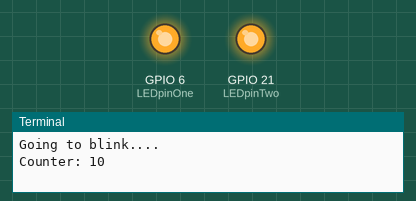
This program was run on a simulated Raspberry Pi (BCM pin numbers). Parts: output pins drawn as LEDs (lit = HIGH), the last lines printed to the terminal. At 90.0 s the program stops and its outputs stay as they are.

Above: at 0.1 s.
At 90.1 s:
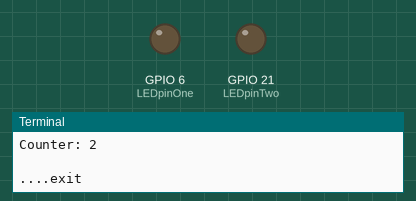
Timing chart, 0 to 91.5 s (numbered marks = the images above):
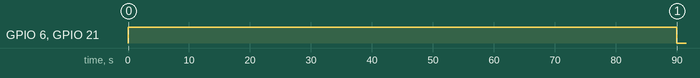

The program:

led-test.py
```python
#!/usr/bin/python
import sys
import time
import traceback
#from GPIOEmulator.EmulatorGUI import GPIO	# imports the GPIO emulator, for testing only
import RPi.GPIO as GPIO			# imports the Rasp GPIOEmulatorIO module (General Purpose Input/Output)

LEDpinOne = 6
LEDpinTwo = 21
print("Starting the LED test")

def setupGPIO():
	try:
		#GPIO.setmode(GPIO.BOARD) 		# sets input to unified board pin numbers
		GPIO.setmode(GPIO.BCM)			# sets input to chip numbers, can differ per poard type

		GPIO.setwarnings(False)

		GPIO.setup(LEDpinOne, GPIO.OUT)
		GPIO.setup(LEDpinTwo, GPIO.OUT)

		counter = 10
		while(counter>1):
			print ("Counter: " + str(counter) + "\n")

			GPIO.output(LEDpinOne,GPIO.HIGH)
			GPIO.output(LEDpinTwo,GPIO.HIGH)

			time.sleep(10)

			GPIO.output(LEDpinOne,GPIO.LOW)
			GPIO.output(LEDpinTwo,GPIO.LOW)

			counter -= 1
	except Exception as ex:
		traceback.print_exc()
	finally:
		GPIO.cleanup() #this ensures a clean exit

def main():
	print("Going to blink....")
	setupGPIO()
	print("....exit")
	sys.exit()


if __name__ == '__main__':
	main()
```

Measured:
- by itself, GPIO 6 (LEDpinOne), GPIO 21 (LEDpinTwo): LOW → HIGH at 0.00 s, → LOW 90.0 s later
